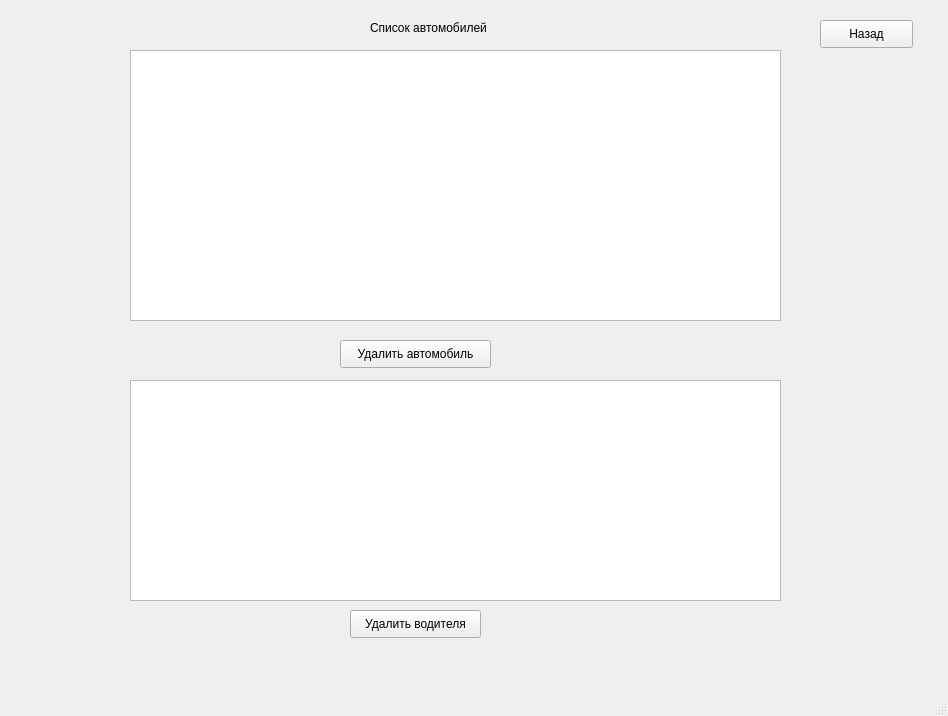
<?xml version="1.0" encoding="UTF-8"?>
<ui version="4.0">
 <class>MainWindow</class>
 <widget class="QMainWindow" name="MainWindow">
  <property name="geometry">
   <rect>
    <x>0</x>
    <y>0</y>
    <width>948</width>
    <height>716</height>
   </rect>
  </property>
  <property name="windowTitle">
   <string>MainWindow</string>
  </property>
  <widget class="QWidget" name="centralwidget">
   <widget class="QListView" name="listView_auto">
    <property name="geometry">
     <rect>
      <x>130</x>
      <y>50</y>
      <width>651</width>
      <height>271</height>
     </rect>
    </property>
    <property name="resizeMode">
     <enum>QListView::Adjust</enum>
    </property>
   </widget>
   <widget class="QLabel" name="label">
    <property name="geometry">
     <rect>
      <x>370</x>
      <y>20</y>
      <width>131</width>
      <height>16</height>
     </rect>
    </property>
    <property name="text">
     <string>Список автомобилей</string>
    </property>
   </widget>
   <widget class="QPushButton" name="del_auto_btn">
    <property name="geometry">
     <rect>
      <x>340</x>
      <y>340</y>
      <width>151</width>
      <height>28</height>
     </rect>
    </property>
    <property name="text">
     <string>Удалить автомобиль</string>
    </property>
   </widget>
   <widget class="QListView" name="listView_driver">
    <property name="geometry">
     <rect>
      <x>130</x>
      <y>380</y>
      <width>651</width>
      <height>221</height>
     </rect>
    </property>
   </widget>
   <widget class="QPushButton" name="del_auto_btn_2">
    <property name="geometry">
     <rect>
      <x>350</x>
      <y>610</y>
      <width>131</width>
      <height>28</height>
     </rect>
    </property>
    <property name="text">
     <string>Удалить водителя</string>
    </property>
   </widget>
   <widget class="QPushButton" name="pushButton_back">
    <property name="geometry">
     <rect>
      <x>820</x>
      <y>20</y>
      <width>93</width>
      <height>28</height>
     </rect>
    </property>
    <property name="text">
     <string>Назад</string>
    </property>
   </widget>
  </widget>
  <widget class="QMenuBar" name="menubar">
   <property name="geometry">
    <rect>
     <x>0</x>
     <y>0</y>
     <width>948</width>
     <height>26</height>
    </rect>
   </property>
  </widget>
  <widget class="QStatusBar" name="statusbar"/>
 </widget>
 <resources/>
 <connections/>
</ui>
